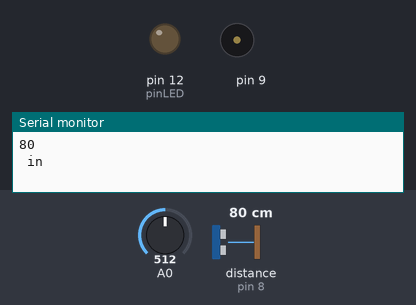
A sketch run on a simulated Arduino Uno, built with avr-gcc and run on an emulated ATmega328P. Shown: output pins drawn as LEDs (lit = HIGH), buzzer (waves = sounding), the last lines printed to the serial monitor. The test bench sets the inputs (shaded band); at power-on: distance to the obstacle (sensor on pin 8) 80 cm, A0 = 512.

Above: at 1.2 s.
1.3 s: distance to the obstacle (sensor on pin 8) set to 47 cm
At 9.13 s:
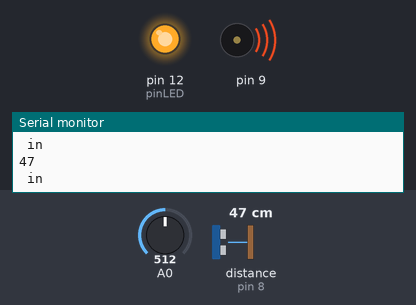
10.8 s: distance to the obstacle (sensor on pin 8) set to 53 cm
At 11.5 s:
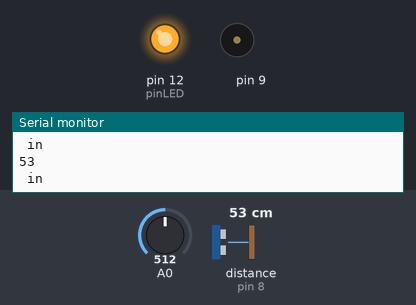
16.2 s: A0 set to 885
30.1 s: A0 set to 907
39.4 s: distance to the obstacle (sensor on pin 8) set to 18 cm
At 47.05 s:
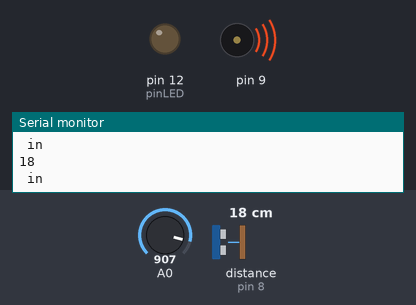
53.4 s: distance to the obstacle (sensor on pin 8) set to 246 cm
58.8 s: distance to the obstacle (sensor on pin 8) set to 255 cm
At 59.3 s:
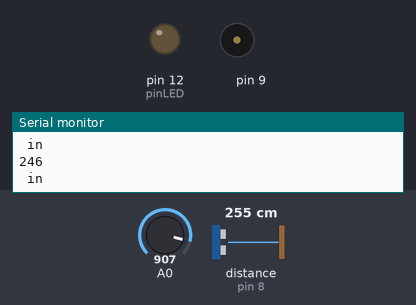
Timing chart, 0 to 61.8 s (numbered marks = the images above; inputs shaded):
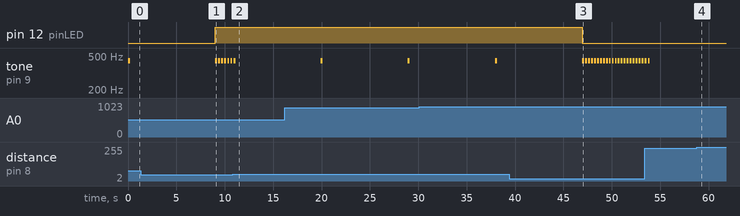

Measured:
- the behaviour switches between 50 and 51 cm on distance to the obstacle (sensor on pin 8) (found by bisection; images 1 and 2)
- the behaviour switches between 250 and 251 cm on distance to the obstacle (sensor on pin 8) (found by bisection; images 3 and 4)
- after the input at 10.8 s, tone on pin 9: goes on until 11.1 s, then stays silent
- after the input at 58.8 s, tone on pin 9: stays silent (without the input it goes to 440 Hz after 4.0 s)

The sketch:

codigo.ino
```cpp
//>>> Compilado con ReloadStick <<<

#include <Ultrasonic.h>
#define pinLED 12

Ultrasonic ultrasonic(10,8,24500);

void setup() {
pinMode(pinLED,OUTPUT);
Serial.begin(9600);
}
void loop() {
int v = analogRead(A0);
Serial.println(ultrasonic.Ranging(CM));
Serial.println(" in");
if (ultrasonic.Ranging(CM)<=250 && ultrasonic.Ranging(CM)>= 51){
tone(9,440,200);
delay(9000);
}else{
if (ultrasonic.Ranging(CM)<= 50){
tone(9,440,200);
delay(300);
}else{
noTone(9);
}
}
if(v < 900){
digitalWrite(pinLED, HIGH);
}else{
digitalWrite(pinLED, LOW);
}
}
```
